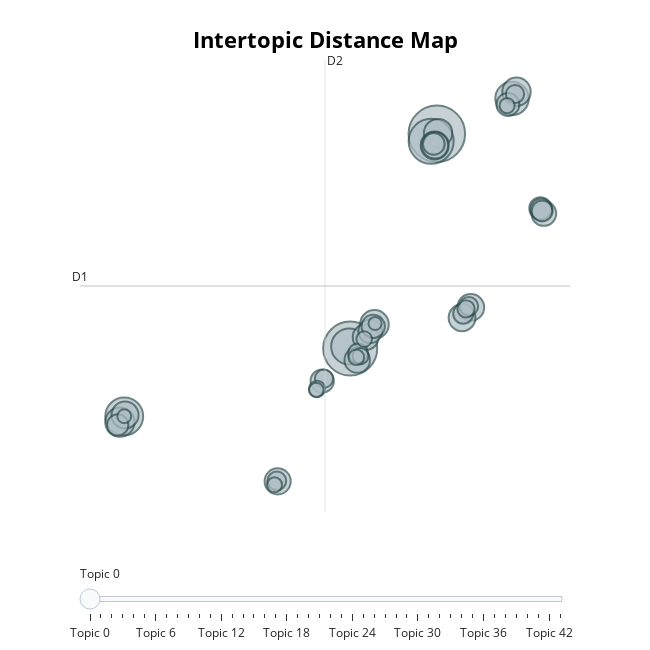

Source (notebook cell):
### Code cell
topic_model.visualize_topics()

### Figure 1 — Plotly figure (JSON) as saved in the notebook; plotly's stock layout.template omitted (floating-point values rounded to 4 significant figures; data arrays with more than 128 entries replaced by an {"elided": "..."} marker saying what was removed)
{"data": [{"customdata": {"elided": "44x3 mixed values"}, "hovertemplate": "<b>Topic %{customdata[0]}</b><br>Words: %{customdata[1]}<br>Size: %{customdata[2]}", "legendgroup": "", "marker": {"color": "#B0BEC5", "line": {"color": "DarkSlateGrey", "width": 2}, "size": [183, 167, 116, 82, 74, 64, 49, 47, 46, 46, 45, 42, 41, 41, 40, 39, 38, 37, 35, 32, 31, 31, 30, 28, 27, 27, 26, 25, 23, 22, 20, 20, 19, 19, 17, 15, 15, 14, 14, 13, 13, 12, 11, 10], "sizemode": "area", "sizeref": 0.1144, "symbol": "circle"}, "mode": "markers", "name": "", "orientation": "v", "showlegend": false, "type": "scatter", "x": [5.474, -1.529, 5.015, -19.8, -1.615, 11.56, -20.15, 0.4303, 11.91, 5.576, 5.3, -19.73, 8.219, 7.512, 5.319, -7.393, -0.282, -0.9628, 14.12, 0.08813, -3.792, 0.3321, 11.22, 13.84, 13.91, 5.227, -20.32, 13.99, 7.606, -0.8987, 8.062, -7.458, -3.65, 11.79, 7.831, -0.6887, -4.202, -0.3995, -1.037, -7.646, 11.16, -4.271, -19.8, 0.4809], "xaxis": "x", "y": [8.973, -2.398, 8.576, -5.988, -2.286, 10.84, -6.294, -1.12, 11.2, 9.014, 8.356, -5.918, -0.2194, -0.7665, 8.369, -9.432, -1.797, -3.012, 4.756, -1.48, -4.119, -1.221, 10.53, 5.034, 4.968, 8.438, -6.443, 4.888, -0.5542, -2.646, -0.1597, -9.406, -3.994, 11.08, -0.295, -2.798, -4.529, -1.899, -2.861, -9.613, 10.47, -4.589, -5.983, -1.071], "yaxis": "y"}], "layout": {"annotations": [{"showarrow": false, "text": "D1", "x": -23.37, "y": 0.9143, "yshift": 10}, {"showarrow": false, "text": "D2", "x": -3.567, "xshift": 10, "y": 12.88}], "height": 650, "hoverlabel": {"bgcolor": "white", "font": {"family": "Rockwell", "size": 16}}, "legend": {"itemsizing": "constant", "tracegroupgap": 0}, "margin": {"t": 60}, "shapes": [{"line": {"color": "#CFD8DC", "width": 2}, "type": "line", "x0": -3.567, "x1": -3.567, "y0": -11.05, "y1": 12.88}, {"line": {"color": "#9E9E9E", "width": 2}, "type": "line", "x0": -23.37, "x1": 16.24, "y0": 0.9143, "y1": 0.9143}], "sliders": [{"active": 0, "pad": {"t": 50}, "steps": [{"args": [{"marker.color": [["red", "#B0BEC5", "#B0BEC5", "#B0BEC5", "#B0BEC5", "#B0BEC5", "#B0BEC5", "#B0BEC5", "#B0BEC5", "#B0BEC5", "#B0BEC5", "#B0BEC5", "#B0BEC5", "#B0BEC5", "#B0BEC5", "#B0BEC5", "#B0BEC5", "#B0BEC5", "#B0BEC5", "#B0BEC5", "#B0BEC5", "#B0BEC5", "#B0BEC5", "#B0BEC5", "#B0BEC5", "#B0BEC5", "#B0BEC5", "#B0BEC5", "#B0BEC5", "#B0BEC5", "#B0BEC5", "#B0BEC5", "#B0BEC5", "#B0BEC5", "#B0BEC5", "#B0BEC5", "#B0BEC5", "#B0BEC5", "#B0BEC5", "#B0BEC5", "#B0BEC5", "#B0BEC5", "#B0BEC5", "#B0BEC5"]]}], "label": "Topic 0", "method": "update"}, {"args": [{"marker.color": [["#B0BEC5", "red", "#B0BEC5", "#B0BEC5", "#B0BEC5", "#B0BEC5", "#B0BEC5", "#B0BEC5", "#B0BEC5", "#B0BEC5", "#B0BEC5", "#B0BEC5", "#B0BEC5", "#B0BEC5", "#B0BEC5", "#B0BEC5", "#B0BEC5", "#B0BEC5", "#B0BEC5", "#B0BEC5", "#B0BEC5", "#B0BEC5", "#B0BEC5", "#B0BEC5", "#B0BEC5", "#B0BEC5", "#B0BEC5", "#B0BEC5", "#B0BEC5", "#B0BEC5", "#B0BEC5", "#B0BEC5", "#B0BEC5", "#B0BEC5", "#B0BEC5", "#B0BEC5", "#B0BEC5", "#B0BEC5", "#B0BEC5", "#B0BEC5", "#B0BEC5", "#B0BEC5", "#B0BEC5", "#B0BEC5"]]}], "label": "Topic 1", "method": "update"}, {"args": [{"marker.color": [["#B0BEC5", "#B0BEC5", "red", "#B0BEC5", "#B0BEC5", "#B0BEC5", "#B0BEC5", "#B0BEC5", "#B0BEC5", "#B0BEC5", "#B0BEC5", "#B0BEC5", "#B0BEC5", "#B0BEC5", "#B0BEC5", "#B0BEC5", "#B0BEC5", "#B0BEC5", "#B0BEC5", "#B0BEC5", "#B0BEC5", "#B0BEC5", "#B0BEC5", "#B0BEC5", "#B0BEC5", "#B0BEC5", "#B0BEC5", "#B0BEC5", "#B0BEC5", "#B0BEC5", "#B0BEC5", "#B0BEC5", "#B0BEC5", "#B0BEC5", "#B0BEC5", "#B0BEC5", "#B0BEC5", "#B0BEC5", "#B0BEC5", "#B0BEC5", "#B0BEC5", "#B0BEC5", "#B0BEC5", "#B0BEC5"]]}], "label": "Topic 2", "method": "update"}, {"args": [{"marker.color": [["#B0BEC5", "#B0BEC5", "#B0BEC5", "red", "#B0BEC5", "#B0BEC5", "#B0BEC5", "#B0BEC5", "#B0BEC5", "#B0BEC5", "#B0BEC5", "#B0BEC5", "#B0BEC5", "#B0BEC5", "#B0BEC5", "#B0BEC5", "#B0BEC5", "#B0BEC5", "#B0BEC5", "#B0BEC5", "#B0BEC5", "#B0BEC5", "#B0BEC5", "#B0BEC5", "#B0BEC5", "#B0BEC5", "#B0BEC5", "#B0BEC5", "#B0BEC5", "#B0BEC5", "#B0BEC5", "#B0BEC5", "#B0BEC5", "#B0BEC5", "#B0BEC5", "#B0BEC5", "#B0BEC5", "#B0BEC5", "#B0BEC5", "#B0BEC5", "#B0BEC5", "#B0BEC5", "#B0BEC5", "#B0BEC5"]]}], "label": "Topic 3", "method": "update"}, {"args": [{"marker.color": [["#B0BEC5", "#B0BEC5", "#B0BEC5", "#B0BEC5", "red", "#B0BEC5", "#B0BEC5", "#B0BEC5", "#B0BEC5", "#B0BEC5", "#B0BEC5", "#B0BEC5", "#B0BEC5", "#B0BEC5", "#B0BEC5", "#B0BEC5", "#B0BEC5", "#B0BEC5", "#B0BEC5", "#B0BEC5", "#B0BEC5", "#B0BEC5", "#B0BEC5", "#B0BEC5", "#B0BEC5", "#B0BEC5", "#B0BEC5", "#B0BEC5", "#B0BEC5", "#B0BEC5", "#B0BEC5", "#B0BEC5", "#B0BEC5", "#B0BEC5", "#B0BEC5", "#B0BEC5", "#B0BEC5", "#B0BEC5", "#B0BEC5", "#B0BEC5", "#B0BEC5", "#B0BEC5", "#B0BEC5", "#B0BEC5"]]}], "label": "Topic 4", "method": "update"}, {"args": [{"marker.color": [["#B0BEC5", "#B0BEC5", "#B0BEC5", "#B0BEC5", "#B0BEC5", "red", "#B0BEC5", "#B0BEC5", "#B0BEC5", "#B0BEC5", "#B0BEC5", "#B0BEC5", "#B0BEC5", "#B0BEC5", "#B0BEC5", "#B0BEC5", "#B0BEC5", "#B0BEC5", "#B0BEC5", "#B0BEC5", "#B0BEC5", "#B0BEC5", "#B0BEC5", "#B0BEC5", "#B0BEC5", "#B0BEC5", "#B0BEC5", "#B0BEC5", "#B0BEC5", "#B0BEC5", "#B0BEC5", "#B0BEC5", "#B0BEC5", "#B0BEC5", "#B0BEC5", "#B0BEC5", "#B0BEC5", "#B0BEC5", "#B0BEC5", "#B0BEC5", "#B0BEC5", "#B0BEC5", "#B0BEC5", "#B0BEC5"]]}], "label": "Topic 5", "method": "update"}, {"args": [{"marker.color": [["#B0BEC5", "#B0BEC5", "#B0BEC5", "#B0BEC5", "#B0BEC5", "#B0BEC5", "red", "#B0BEC5", "#B0BEC5", "#B0BEC5", "#B0BEC5", "#B0BEC5", "#B0BEC5", "#B0BEC5", "#B0BEC5", "#B0BEC5", "#B0BEC5", "#B0BEC5", "#B0BEC5", "#B0BEC5", "#B0BEC5", "#B0BEC5", "#B0BEC5", "#B0BEC5", "#B0BEC5", "#B0BEC5", "#B0BEC5", "#B0BEC5", "#B0BEC5", "#B0BEC5", "#B0BEC5", "#B0BEC5", "#B0BEC5", "#B0BEC5", "#B0BEC5", "#B0BEC5", "#B0BEC5", "#B0BEC5", "#B0BEC5", "#B0BEC5", "#B0BEC5", "#B0BEC5", "#B0BEC5", "#B0BEC5"]]}], "label": "Topic 6", "method": "update"}, {"args": [{"marker.color": [["#B0BEC5", "#B0BEC5", "#B0BEC5", "#B0BEC5", "#B0BEC5", "#B0BEC5", "#B0BEC5", "red", "#B0BEC5", "#B0BEC5", "#B0BEC5", "#B0BEC5", "#B0BEC5", "#B0BEC5", "#B0BEC5", "#B0BEC5", "#B0BEC5", "#B0BEC5", "#B0BEC5", "#B0BEC5", "#B0BEC5", "#B0BEC5", "#B0BEC5", "#B0BEC5", "#B0BEC5", "#B0BEC5", "#B0BEC5", "#B0BEC5", "#B0BEC5", "#B0BEC5", "#B0BEC5", "#B0BEC5", "#B0BEC5", "#B0BEC5", "#B0BEC5", "#B0BEC5", "#B0BEC5", "#B0BEC5", "#B0BEC5", "#B0BEC5", "#B0BEC5", "#B0BEC5", "#B0BEC5", "#B0BEC5"]]}], "label": "Topic 7", "method": "update"}, {"args": [{"marker.color": [["#B0BEC5", "#B0BEC5", "#B0BEC5", "#B0BEC5", "#B0BEC5", "#B0BEC5", "#B0BEC5", "#B0BEC5", "red", "#B0BEC5", "#B0BEC5", "#B0BEC5", "#B0BEC5", "#B0BEC5", "#B0BEC5", "#B0BEC5", "#B0BEC5", "#B0BEC5", "#B0BEC5", "#B0BEC5", "#B0BEC5", "#B0BEC5", "#B0BEC5", "#B0BEC5", "#B0BEC5", "#B0BEC5", "#B0BEC5", "#B0BEC5", "#B0BEC5", "#B0BEC5", "#B0BEC5", "#B0BEC5", "#B0BEC5", "#B0BEC5", "#B0BEC5", "#B0BEC5", "#B0BEC5", "#B0BEC5", "#B0BEC5", "#B0BEC5", "#B0BEC5", "#B0BEC5", "#B0BEC5", "#B0BEC5"]]}], "label": "Topic 8", "method": "update"}, {"args": [{"marker.color": [["#B0BEC5", "#B0BEC5", "#B0BEC5", "#B0BEC5", "#B0BEC5", "#B0BEC5", "#B0BEC5", "#B0BEC5", "#B0BEC5", "red", "#B0BEC5", "#B0BEC5", "#B0BEC5", "#B0BEC5", "#B0BEC5", "#B0BEC5", "#B0BEC5", "#B0BEC5", "#B0BEC5", "#B0BEC5", "#B0BEC5", "#B0BEC5", "#B0BEC5", "#B0BEC5", "#B0BEC5", "#B0BEC5", "#B0BEC5", "#B0BEC5", "#B0BEC5", "#B0BEC5", "#B0BEC5", "#B0BEC5", "#B0BEC5", "#B0BEC5", "#B0BEC5", "#B0BEC5", "#B0BEC5", "#B0BEC5", "#B0BEC5", "#B0BEC5", "#B0BEC5", "#B0BEC5", "#B0BEC5", "#B0BEC5"]]}], "label": "Topic 9", "method": "update"}, {"args": [{"marker.color": [["#B0BEC5", "#B0BEC5", "#B0BEC5", "#B0BEC5", "#B0BEC5", "#B0BEC5", "#B0BEC5", "#B0BEC5", "#B0BEC5", "#B0BEC5", "red", "#B0BEC5", "#B0BEC5", "#B0BEC5", "#B0BEC5", "#B0BEC5", "#B0BEC5", "#B0BEC5", "#B0BEC5", "#B0BEC5", "#B0BEC5", "#B0BEC5", "#B0BEC5", "#B0BEC5", "#B0BEC5", "#B0BEC5", "#B0BEC5", "#B0BEC5", "#B0BEC5", "#B0BEC5", "#B0BEC5", "#B0BEC5", "#B0BEC5", "#B0BEC5", "#B0BEC5", "#B0BEC5", "#B0BEC5", "#B0BEC5", "#B0BEC5", "#B0BEC5", "#B0BEC5", "#B0BEC5", "#B0BEC5", "#B0BEC5"]]}], "label": "Topic 10", "method": "update"}, {"args": [{"marker.color": [["#B0BEC5", "#B0BEC5", "#B0BEC5", "#B0BEC5", "#B0BEC5", "#B0BEC5", "#B0BEC5", "#B0BEC5", "#B0BEC5", "#B0BEC5", "#B0BEC5", "red", "#B0BEC5", "#B0BEC5", "#B0BEC5", "#B0BEC5", "#B0BEC5", "#B0BEC5", "#B0BEC5", "#B0BEC5", "#B0BEC5", "#B0BEC5", "#B0BEC5", "#B0BEC5", "#B0BEC5", "#B0BEC5", "#B0BEC5", "#B0BEC5", "#B0BEC5", "#B0BEC5", "#B0BEC5", "#B0BEC5", "#B0BEC5", "#B0BEC5", "#B0BEC5", "#B0BEC5", "#B0BEC5", "#B0BEC5", "#B0BEC5", "#B0BEC5", "#B0BEC5", "#B0BEC5", "#B0BEC5", "#B0BEC5"]]}], "label": "Topic 11", "method": "update"}, {"args": [{"marker.color": [["#B0BEC5", "#B0BEC5", "#B0BEC5", "#B0BEC5", "#B0BEC5", "#B0BEC5", "#B0BEC5", "#B0BEC5", "#B0BEC5", "#B0BEC5", "#B0BEC5", "#B0BEC5", "red", "#B0BEC5", "#B0BEC5", "#B0BEC5", "#B0BEC5", "#B0BEC5", "#B0BEC5", "#B0BEC5", "#B0BEC5", "#B0BEC5", "#B0BEC5", "#B0BEC5", "#B0BEC5", "#B0BEC5", "#B0BEC5", "#B0BEC5", "#B0BEC5", "#B0BEC5", "#B0BEC5", "#B0BEC5", "#B0BEC5", "#B0BEC5", "#B0BEC5", "#B0BEC5", "#B0BEC5", "#B0BEC5", "#B0BEC5", "#B0BEC5", "#B0BEC5", "#B0BEC5", "#B0BEC5", "#B0BEC5"]]}], "label": "Topic 12", "method": "update"}, {"args": [{"marker.color": [["#B0BEC5", "#B0BEC5", "#B0BEC5", "#B0BEC5", "#B0BEC5", "#B0BEC5", "#B0BEC5", "#B0BEC5", "#B0BEC5", "#B0BEC5", "#B0BEC5", "#B0BEC5", "#B0BEC5", "red", "#B0BEC5", "#B0BEC5", "#B0BEC5", "#B0BEC5", "#B0BEC5", "#B0BEC5", "#B0BEC5", "#B0BEC5", "#B0BEC5", "#B0BEC5", "#B0BEC5", "#B0BEC5", "#B0BEC5", "#B0BEC5", "#B0BEC5", "#B0BEC5", "#B0BEC5", "#B0BEC5", "#B0BEC5", "#B0BEC5", "#B0BEC5", "#B0BEC5", "#B0BEC5", "#B0BEC5", "#B0BEC5", "#B0BEC5", "#B0BEC5", "#B0BEC5", "#B0BEC5", "#B0BEC5"]]}], "label": "Topic 13", "method": "update"}, {"args": [{"marker.color": [["#B0BEC5", "#B0BEC5", "#B0BEC5", "#B0BEC5", "#B0BEC5", "#B0BEC5", "#B0BEC5", "#B0BEC5", "#B0BEC5", "#B0BEC5", "#B0BEC5", "#B0BEC5", "#B0BEC5", "#B0BEC5", "red", "#B0BEC5", "#B0BEC5", "#B0BEC5", "#B0BEC5", "#B0BEC5", "#B0BEC5", "#B0BEC5", "#B0BEC5", "#B0BEC5", "#B0BEC5", "#B0BEC5", "#B0BEC5", "#B0BEC5", "#B0BEC5", "#B0BEC5", "#B0BEC5", "#B0BEC5", "#B0BEC5", "#B0BEC5", "#B0BEC5", "#B0BEC5", "#B0BEC5", "#B0BEC5", "#B0BEC5", "#B0BEC5", "#B0BEC5", "#B0BEC5", "#B0BEC5", "#B0BEC5"]]}], "label": "Topic 14", "method": "update"}, {"args": [{"marker.color": [["#B0BEC5", "#B0BEC5", "#B0BEC5", "#B0BEC5", "#B0BEC5", "#B0BEC5", "#B0BEC5", "#B0BEC5", "#B0BEC5", "#B0BEC5", "#B0BEC5", "#B0BEC5", "#B0BEC5", "#B0BEC5", "#B0BEC5", "red", "#B0BEC5", "#B0BEC5", "#B0BEC5", "#B0BEC5", "#B0BEC5", "#B0BEC5", "#B0BEC5", "#B0BEC5", "#B0BEC5", "#B0BEC5", "#B0BEC5", "#B0BEC5", "#B0BEC5", "#B0BEC5", "#B0BEC5", "#B0BEC5", "#B0BEC5", "#B0BEC5", "#B0BEC5", "#B0BEC5", "#B0BEC5", "#B0BEC5", "#B0BEC5", "#B0BEC5", "#B0BEC5", "#B0BEC5", "#B0BEC5", "#B0BEC5"]]}], "label": "Topic 15", "method": "update"}, {"args": [{"marker.color": [["#B0BEC5", "#B0BEC5", "#B0BEC5", "#B0BEC5", "#B0BEC5", "#B0BEC5", "#B0BEC5", "#B0BEC5", "#B0BEC5", "#B0BEC5", "#B0BEC5", "#B0BEC5", "#B0BEC5", "#B0BEC5", "#B0BEC5", "#B0BEC5", "red", "#B0BEC5", "#B0BEC5", "#B0BEC5", "#B0BEC5", "#B0BEC5", "#B0BEC5", "#B0BEC5", "#B0BEC5", "#B0BEC5", "#B0BEC5", "#B0BEC5", "#B0BEC5", "#B0BEC5", "#B0BEC5", "#B0BEC5", "#B0BEC5", "#B0BEC5", "#B0BEC5", "#B0BEC5", "#B0BEC5", "#B0BEC5", "#B0BEC5", "#B0BEC5", "#B0BEC5", "#B0BEC5", "#B0BEC5", "#B0BEC5"]]}], "label": "Topic 16", "method": "update"}, {"args": [{"marker.color": [["#B0BEC5", "#B0BEC5", "#B0BEC5", "#B0BEC5", "#B0BEC5", "#B0BEC5", "#B0BEC5", "#B0BEC5", "#B0BEC5", "#B0BEC5", "#B0BEC5", "#B0BEC5", "#B0BEC5", "#B0BEC5", "#B0BEC5", "#B0BEC5", "#B0BEC5", "red", "#B0BEC5", "#B0BEC5", "#B0BEC5", "#B0BEC5", "#B0BEC5", "#B0BEC5", "#B0BEC5", "#B0BEC5", "#B0BEC5", "#B0BEC5", "#B0BEC5", "#B0BEC5", "#B0BEC5", "#B0BEC5", "#B0BEC5", "#B0BEC5", "#B0BEC5", "#B0BEC5", "#B0BEC5", "#B0BEC5", "#B0BEC5", "#B0BEC5", "#B0BEC5", "#B0BEC5", "#B0BEC5", "#B0BEC5"]]}], "label": "Topic 17", "method": "update"}, {"args": [{"marker.color": [["#B0BEC5", "#B0BEC5", "#B0BEC5", "#B0BEC5", "#B0BEC5", "#B0BEC5", "#B0BEC5", "#B0BEC5", "#B0BEC5", "#B0BEC5", "#B0BEC5", "#B0BEC5", "#B0BEC5", "#B0BEC5", "#B0BEC5", "#B0BEC5", "#B0BEC5", "#B0BEC5", "red", "#B0BEC5", "#B0BEC5", "#B0BEC5", "#B0BEC5", "#B0BEC5", "#B0BEC5", "#B0BEC5", "#B0BEC5", "#B0BEC5", "#B0BEC5", "#B0BEC5", "#B0BEC5", "#B0BEC5", "#B0BEC5", "#B0BEC5", "#B0BEC5", "#B0BEC5", "#B0BEC5", "#B0BEC5", "#B0BEC5", "#B0BEC5", "#B0BEC5", "#B0BEC5", "#B0BEC5", "#B0BEC5"]]}], "label": "Topic 18", "method": "update"}, {"args": [{"marker.color": [["#B0BEC5", "#B0BEC5", "#B0BEC5", "#B0BEC5", "#B0BEC5", "#B0BEC5", "#B0BEC5", "#B0BEC5", "#B0BEC5", "#B0BEC5", "#B0BEC5", "#B0BEC5", "#B0BEC5", "#B0BEC5", "#B0BEC5", "#B0BEC5", "#B0BEC5", "#B0BEC5", "#B0BEC5", "red", "#B0BEC5", "#B0BEC5", "#B0BEC5", "#B0BEC5", "#B0BEC5", "#B0BEC5", "#B0BEC5", "#B0BEC5", "#B0BEC5", "#B0BEC5", "#B0BEC5", "#B0BEC5", "#B0BEC5", "#B0BEC5", "#B0BEC5", "#B0BEC5", "#B0BEC5", "#B0BEC5", "#B0BEC5", "#B0BEC5", "#B0BEC5", "#B0BEC5", "#B0BEC5", "#B0BEC5"]]}], "label": "Topic 19", "method": "update"}, {"args": [{"marker.color": [["#B0BEC5", "#B0BEC5", "#B0BEC5", "#B0BEC5", "#B0BEC5", "#B0BEC5", "#B0BEC5", "#B0BEC5", "#B0BEC5", "#B0BEC5", "#B0BEC5", "#B0BEC5", "#B0BEC5", "#B0BEC5", "#B0BEC5", "#B0BEC5", "#B0BEC5", "#B0BEC5", "#B0BEC5", "#B0BEC5", "red", "#B0BEC5", "#B0BEC5", "#B0BEC5", "#B0BEC5", "#B0BEC5", "#B0BEC5", "#B0BEC5", "#B0BEC5", "#B0BEC5", "#B0BEC5", "#B0BEC5", "#B0BEC5", "#B0BEC5", "#B0BEC5", "#B0BEC5", "#B0BEC5", "#B0BEC5", "#B0BEC5", "#B0BEC5", "#B0BEC5", "#B0BEC5", "#B0BEC5", "#B0BEC5"]]}], "label": "Topic 20", "method": "update"}, {"args": [{"marker.color": [["#B0BEC5", "#B0BEC5", "#B0BEC5", "#B0BEC5", "#B0BEC5", "#B0BEC5", "#B0BEC5", "#B0BEC5", "#B0BEC5", "#B0BEC5", "#B0BEC5", "#B0BEC5", "#B0BEC5", "#B0BEC5", "#B0BEC5", "#B0BEC5", "#B0BEC5", "#B0BEC5", "#B0BEC5", "#B0BEC5", "#B0BEC5", "red", "#B0BEC5", "#B0BEC5", "#B0BEC5", "#B0BEC5", "#B0BEC5", "#B0BEC5", "#B0BEC5", "#B0BEC5", "#B0BEC5", "#B0BEC5", "#B0BEC5", "#B0BEC5", "#B0BEC5", "#B0BEC5", "#B0BEC5", "#B0BEC5", "#B0BEC5", "#B0BEC5", "#B0BEC5", "#B0BEC5", "#B0BEC5", "#B0BEC5"]]}], "label": "Topic 21", "method": "update"}, {"args": [{"marker.color": [["#B0BEC5", "#B0BEC5", "#B0BEC5", "#B0BEC5", "#B0BEC5", "#B0BEC5", "#B0BEC5", "#B0BEC5", "#B0BEC5", "#B0BEC5", "#B0BEC5", "#B0BEC5", "#B0BEC5", "#B0BEC5", "#B0BEC5", "#B0BEC5", "#B0BEC5", "#B0BEC5", "#B0BEC5", "#B0BEC5", "#B0BEC5", "#B0BEC5", "red", "#B0BEC5", "#B0BEC5", "#B0BEC5", "#B0BEC5", "#B0BEC5", "#B0BEC5", "#B0BEC5", "#B0BEC5", "#B0BEC5", "#B0BEC5", "#B0BEC5", "#B0BEC5", "#B0BEC5", "#B0BEC5", "#B0BEC5", "#B0BEC5", "#B0BEC5", "#B0BEC5", "#B0BEC5", "#B0BEC5", "#B0BEC5"]]}], "label": "Topic 22", "method": "update"}, {"args": [{"marker.color": [["#B0BEC5", "#B0BEC5", "#B0BEC5", "#B0BEC5", "#B0BEC5", "#B0BEC5", "#B0BEC5", "#B0BEC5", "#B0BEC5", "#B0BEC5", "#B0BEC5", "#B0BEC5", "#B0BEC5", "#B0BEC5", "#B0BEC5", "#B0BEC5", "#B0BEC5", "#B0BEC5", "#B0BEC5", "#B0BEC5", "#B0BEC5", "#B0BEC5", "#B0BEC5", "red", "#B0BEC5", "#B0BEC5", "#B0BEC5", "#B0BEC5", "#B0BEC5", "#B0BEC5", "#B0BEC5", "#B0BEC5", "#B0BEC5", "#B0BEC5", "#B0BEC5", "#B0BEC5", "#B0BEC5", "#B0BEC5", "#B0BEC5", "#B0BEC5", "#B0BEC5", "#B0BEC5", "#B0BEC5", "#B0BEC5"]]}], "label": "Topic 23", "method": "update"}, {"args": [{"marker.color": [["#B0BEC5", "#B0BEC5", "#B0BEC5", "#B0BEC5", "#B0BEC5", "#B0BEC5", "#B0BEC5", "#B0BEC5", "#B0BEC5", "#B0BEC5", "#B0BEC5", "#B0BEC5", "#B0BEC5", "#B0BEC5", "#B0BEC5", "#B0BEC5", "#B0BEC5", "#B0BEC5", "#B0BEC5", "#B0BEC5", "#B0BEC5", "#B0BEC5", "#B0BEC5", "#B0BEC5", "red", "#B0BEC5", "#B0BEC5", "#B0BEC5", "#B0BEC5", "#B0BEC5", "#B0BEC5", "#B0BEC5", "#B0BEC5", "#B0BEC5", "#B0BEC5", "#B0BEC5", "#B0BEC5", "#B0BEC5", "#B0BEC5", "#B0BEC5", "#B0BEC5", "#B0BEC5", "#B0BEC5", "#B0BEC5"]]}], "label": "Topic 24", "method": "update"}, {"args": [{"marker.color": [["#B0BEC5", "#B0BEC5", "#B0BEC5", "#B0BEC5", "#B0BEC5", "#B0BEC5", "#B0BEC5", "#B0BEC5", "#B0BEC5", "#B0BEC5", "#B0BEC5", "#B0BEC5", "#B0BEC5", "#B0BEC5", "#B0BEC5", "#B0BEC5", "#B0BEC5", "#B0BEC5", "#B0BEC5", "#B0BEC5", "#B0BEC5", "#B0BEC5", "#B0BEC5", "#B0BEC5", "#B0BEC5", "red", "#B0BEC5", "#B0BEC5", "#B0BEC5", "#B0BEC5", "#B0BEC5", "#B0BEC5", "#B0BEC5", "#B0BEC5", "#B0BEC5", "#B0BEC5", "#B0BEC5", "#B0BEC5", "#B0BEC5", "#B0BEC5", "#B0BEC5", "#B0BEC5", "#B0BEC5", "#B0BEC5"]]}], "label": "Topic 25", "method": "update"}, {"args": [{"marker.color": [["#B0BEC5", "#B0BEC5", "#B0BEC5", "#B0BEC5", "#B0BEC5", "#B0BEC5", "#B0BEC5", "#B0BEC5", "#B0BEC5", "#B0BEC5", "#B0BEC5", "#B0BEC5", "#B0BEC5", "#B0BEC5", "#B0BEC5", "#B0BEC5", "#B0BEC5", "#B0BEC5", "#B0BEC5", "#B0BEC5", "#B0BEC5", "#B0BEC5", "#B0BEC5", "#B0BEC5", "#B0BEC5", "#B0BEC5", "red", "#B0BEC5", "#B0BEC5", "#B0BEC5", "#B0BEC5", "#B0BEC5", "#B0BEC5", "#B0BEC5", "#B0BEC5", "#B0BEC5", "#B0BEC5", "#B0BEC5", "#B0BEC5", "#B0BEC5", "#B0BEC5", "#B0BEC5", "#B0BEC5", "#B0BEC5"]]}], "label": "Topic 26", "method": "update"}, {"args": [{"marker.color": [["#B0BEC5", "#B0BEC5", "#B0BEC5", "#B0BEC5", "#B0BEC5", "#B0BEC5", "#B0BEC5", "#B0BEC5", "#B0BEC5", "#B0BEC5", "#B0BEC5", "#B0BEC5", "#B0BEC5", "#B0BEC5", "#B0BEC5", "#B0BEC5", "#B0BEC5", "#B0BEC5", "#B0BEC5", "#B0BEC5", "#B0BEC5", "#B0BEC5", "#B0BEC5", "#B0BEC5", "#B0BEC5", "#B0BEC5", "#B0BEC5", "red", "#B0BEC5", "#B0BEC5", "#B0BEC5", "#B0BEC5", "#B0BEC5", "#B0BEC5", "#B0BEC5", "#B0BEC5", "#B0BEC5", "#B0BEC5", "#B0BEC5", "#B0BEC5", "#B0BEC5", "#B0BEC5", "#B0BEC5", "#B0BEC5"]]}], "label": "Topic 27", "method": "update"}, {"args": [{"marker.color": [["#B0BEC5", "#B0BEC5", "#B0BEC5", "#B0BEC5", "#B0BEC5", "#B0BEC5", "#B0BEC5", "#B0BEC5", "#B0BEC5", "#B0BEC5", "#B0BEC5", "#B0BEC5", "#B0BEC5", "#B0BEC5", "#B0BEC5", "#B0BEC5", "#B0BEC5", "#B0BEC5", "#B0BEC5", "#B0BEC5", "#B0BEC5", "#B0BEC5", "#B0BEC5", "#B0BEC5", "#B0BEC5", "#B0BEC5", "#B0BEC5", "#B0BEC5", "red", "#B0BEC5", "#B0BEC5", "#B0BEC5", "#B0BEC5", "#B0BEC5", "#B0BEC5", "#B0BEC5", "#B0BEC5", "#B0BEC5", "#B0BEC5", "#B0BEC5", "#B0BEC5", "#B0BEC5", "#B0BEC5", "#B0BEC5"]]}], "label": "Topic 28", "method": "update"}, {"args": [{"marker.color": [["#B0BEC5", "#B0BEC5", "#B0BEC5", "#B0BEC5", "#B0BEC5", "#B0BEC5", "#B0BEC5", "#B0BEC5", "#B0BEC5", "#B0BEC5", "#B0BEC5", "#B0BEC5", "#B0BEC5", "#B0BEC5", "#B0BEC5", "#B0BEC5", "#B0BEC5", "#B0BEC5", "#B0BEC5", "#B0BEC5", "#B0BEC5", "#B0BEC5", "#B0BEC5", "#B0BEC5", "#B0BEC5", "#B0BEC5", "#B0BEC5", "#B0BEC5", "#B0BEC5", "red", "#B0BEC5", "#B0BEC5", "#B0BEC5", "#B0BEC5", "#B0BEC5", "#B0BEC5", "#B0BEC5", "#B0BEC5", "#B0BEC5", "#B0BEC5", "#B0BEC5", "#B0BEC5", "#B0BEC5", "#B0BEC5"]]}], "label": "Topic 29", "method": "update"}, {"args": [{"marker.color": [["#B0BEC5", "#B0BEC5", "#B0BEC5", "#B0BEC5", "#B0BEC5", "#B0BEC5", "#B0BEC5", "#B0BEC5", "#B0BEC5", "#B0BEC5", "#B0BEC5", "#B0BEC5", "#B0BEC5", "#B0BEC5", "#B0BEC5", "#B0BEC5", "#B0BEC5", "#B0BEC5", "#B0BEC5", "#B0BEC5", "#B0BEC5", "#B0BEC5", "#B0BEC5", "#B0BEC5", "#B0BEC5", "#B0BEC5", "#B0BEC5", "#B0BEC5", "#B0BEC5", "#B0BEC5", "red", "#B0BEC5", "#B0BEC5", "#B0BEC5", "#B0BEC5", "#B0BEC5", "#B0BEC5", "#B0BEC5", "#B0BEC5", "#B0BEC5", "#B0BEC5", "#B0BEC5", "#B0BEC5", "#B0BEC5"]]}], "label": "Topic 30", "method": "update"}, {"args": [{"marker.color": [["#B0BEC5", "#B0BEC5", "#B0BEC5", "#B0BEC5", "#B0BEC5", "#B0BEC5", "#B0BEC5", "#B0BEC5", "#B0BEC5", "#B0BEC5", "#B0BEC5", "#B0BEC5", "#B0BEC5", "#B0BEC5", "#B0BEC5", "#B0BEC5", "#B0BEC5", "#B0BEC5", "#B0BEC5", "#B0BEC5", "#B0BEC5", "#B0BEC5", "#B0BEC5", "#B0BEC5", "#B0BEC5", "#B0BEC5", "#B0BEC5", "#B0BEC5", "#B0BEC5", "#B0BEC5", "#B0BEC5", "red", "#B0BEC5", "#B0BEC5", "#B0BEC5", "#B0BEC5", "#B0BEC5", "#B0BEC5", "#B0BEC5", "#B0BEC5", "#B0BEC5", "#B0BEC5", "#B0BEC5", "#B0BEC5"]]}], "label": "Topic 31", "method": "update"}, {"args": [{"marker.color": [["#B0BEC5", "#B0BEC5", "#B0BEC5", "#B0BEC5", "#B0BEC5", "#B0BEC5", "#B0BEC5", "#B0BEC5", "#B0BEC5", "#B0BEC5", "#B0BEC5", "#B0BEC5", "#B0BEC5", "#B0BEC5", "#B0BEC5", "#B0BEC5", "#B0BEC5", "#B0BEC5", "#B0BEC5", "#B0BEC5", "#B0BEC5", "#B0BEC5", "#B0BEC5", "#B0BEC5", "#B0BEC5", "#B0BEC5", "#B0BEC5", "#B0BEC5", "#B0BEC5", "#B0BEC5", "#B0BEC5", "#B0BEC5", "red", "#B0BEC5", "#B0BEC5", "#B0BEC5", "#B0BEC5", "#B0BEC5", "#B0BEC5", "#B0BEC5", "#B0BEC5", "#B0BEC5", "#B0BEC5", "#B0BEC5"]]}], "label": "Topic 32", "method": "update"}, {"args": [{"marker.color": [["#B0BEC5", "#B0BEC5", "#B0BEC5", "#B0BEC5", "#B0BEC5", "#B0BEC5", "#B0BEC5", "#B0BEC5", "#B0BEC5", "#B0BEC5", "#B0BEC5", "#B0BEC5", "#B0BEC5", "#B0BEC5", "#B0BEC5", "#B0BEC5", "#B0BEC5", "#B0BEC5", "#B0BEC5", "#B0BEC5", "#B0BEC5", "#B0BEC5", "#B0BEC5", "#B0BEC5", "#B0BEC5", "#B0BEC5", "#B0BEC5", "#B0BEC5", "#B0BEC5", "#B0BEC5", "#B0BEC5", "#B0BEC5", "#B0BEC5", "red", "#B0BEC5", "#B0BEC5", "#B0BEC5", "#B0BEC5", "#B0BEC5", "#B0BEC5", "#B0BEC5", "#B0BEC5", "#B0BEC5", "#B0BEC5"]]}], "label": "Topic 33", "method": "update"}, {"args": [{"marker.color": [["#B0BEC5", "#B0BEC5", "#B0BEC5", "#B0BEC5", "#B0BEC5", "#B0BEC5", "#B0BEC5", "#B0BEC5", "#B0BEC5", "#B0BEC5", "#B0BEC5", "#B0BEC5", "#B0BEC5", "#B0BEC5", "#B0BEC5", "#B0BEC5", "#B0BEC5", "#B0BEC5", "#B0BEC5", "#B0BEC5", "#B0BEC5", "#B0BEC5", "#B0BEC5", "#B0BEC5", "#B0BEC5", "#B0BEC5", "#B0BEC5", "#B0BEC5", "#B0BEC5", "#B0BEC5", "#B0BEC5", "#B0BEC5", "#B0BEC5", "#B0BEC5", "red", "#B0BEC5", "#B0BEC5", "#B0BEC5", "#B0BEC5", "#B0BEC5", "#B0BEC5", "#B0BEC5", "#B0BEC5", "#B0BEC5"]]}], "label": "Topic 34", "method": "update"}, {"args": [{"marker.color": [["#B0BEC5", "#B0BEC5", "#B0BEC5", "#B0BEC5", "#B0BEC5", "#B0BEC5", "#B0BEC5", "#B0BEC5", "#B0BEC5", "#B0BEC5", "#B0BEC5", "#B0BEC5", "#B0BEC5", "#B0BEC5", "#B0BEC5", "#B0BEC5", "#B0BEC5", "#B0BEC5", "#B0BEC5", "#B0BEC5", "#B0BEC5", "#B0BEC5", "#B0BEC5", "#B0BEC5", "#B0BEC5", "#B0BEC5", "#B0BEC5", "#B0BEC5", "#B0BEC5", "#B0BEC5", "#B0BEC5", "#B0BEC5", "#B0BEC5", "#B0BEC5", "#B0BEC5", "red", "#B0BEC5", "#B0BEC5", "#B0BEC5", "#B0BEC5", "#B0BEC5", "#B0BEC5", "#B0BEC5", "#B0BEC5"]]}], "label": "Topic 35", "method": "update"}, {"args": [{"marker.color": [["#B0BEC5", "#B0BEC5", "#B0BEC5", "#B0BEC5", "#B0BEC5", "#B0BEC5", "#B0BEC5", "#B0BEC5", "#B0BEC5", "#B0BEC5", "#B0BEC5", "#B0BEC5", "#B0BEC5", "#B0BEC5", "#B0BEC5", "#B0BEC5", "#B0BEC5", "#B0BEC5", "#B0BEC5", "#B0BEC5", "#B0BEC5", "#B0BEC5", "#B0BEC5", "#B0BEC5", "#B0BEC5", "#B0BEC5", "#B0BEC5", "#B0BEC5", "#B0BEC5", "#B0BEC5", "#B0BEC5", "#B0BEC5", "#B0BEC5", "#B0BEC5", "#B0BEC5", "#B0BEC5", "red", "#B0BEC5", "#B0BEC5", "#B0BEC5", "#B0BEC5", "#B0BEC5", "#B0BEC5", "#B0BEC5"]]}], "label": "Topic 36", "method": "update"}, {"args": [{"marker.color": [["#B0BEC5", "#B0BEC5", "#B0BEC5", "#B0BEC5", "#B0BEC5", "#B0BEC5", "#B0BEC5", "#B0BEC5", "#B0BEC5", "#B0BEC5", "#B0BEC5", "#B0BEC5", "#B0BEC5", "#B0BEC5", "#B0BEC5", "#B0BEC5", "#B0BEC5", "#B0BEC5", "#B0BEC5", "#B0BEC5", "#B0BEC5", "#B0BEC5", "#B0BEC5", "#B0BEC5", "#B0BEC5", "#B0BEC5", "#B0BEC5", "#B0BEC5", "#B0BEC5", "#B0BEC5", "#B0BEC5", "#B0BEC5", "#B0BEC5", "#B0BEC5", "#B0BEC5", "#B0BEC5", "#B0BEC5", "red", "#B0BEC5", "#B0BEC5", "#B0BEC5", "#B0BEC5", "#B0BEC5", "#B0BEC5"]]}], "label": "Topic 37", "method": "update"}, {"args": [{"marker.color": [["#B0BEC5", "#B0BEC5", "#B0BEC5", "#B0BEC5", "#B0BEC5", "#B0BEC5", "#B0BEC5", "#B0BEC5", "#B0BEC5", "#B0BEC5", "#B0BEC5", "#B0BEC5", "#B0BEC5", "#B0BEC5", "#B0BEC5", "#B0BEC5", "#B0BEC5", "#B0BEC5", "#B0BEC5", "#B0BEC5", "#B0BEC5", "#B0BEC5", "#B0BEC5", "#B0BEC5", "#B0BEC5", "#B0BEC5", "#B0BEC5", "#B0BEC5", "#B0BEC5", "#B0BEC5", "#B0BEC5", "#B0BEC5", "#B0BEC5", "#B0BEC5", "#B0BEC5", "#B0BEC5", "#B0BEC5", "#B0BEC5", "red", "#B0BEC5", "#B0BEC5", "#B0BEC5", "#B0BEC5", "#B0BEC5"]]}], "label": "Topic 38", "method": "update"}, {"args": [{"marker.color": [["#B0BEC5", "#B0BEC5", "#B0BEC5", "#B0BEC5", "#B0BEC5", "#B0BEC5", "#B0BEC5", "#B0BEC5", "#B0BEC5", "#B0BEC5", "#B0BEC5", "#B0BEC5", "#B0BEC5", "#B0BEC5", "#B0BEC5", "#B0BEC5", "#B0BEC5", "#B0BEC5", "#B0BEC5", "#B0BEC5", "#B0BEC5", "#B0BEC5", "#B0BEC5", "#B0BEC5", "#B0BEC5", "#B0BEC5", "#B0BEC5", "#B0BEC5", "#B0BEC5", "#B0BEC5", "#B0BEC5", "#B0BEC5", "#B0BEC5", "#B0BEC5", "#B0BEC5", "#B0BEC5", "#B0BEC5", "#B0BEC5", "#B0BEC5", "red", "#B0BEC5", "#B0BEC5", "#B0BEC5", "#B0BEC5"]]}], "label": "Topic 39", "method": "update"}, {"args": [{"marker.color": [["#B0BEC5", "#B0BEC5", "#B0BEC5", "#B0BEC5", "#B0BEC5", "#B0BEC5", "#B0BEC5", "#B0BEC5", "#B0BEC5", "#B0BEC5", "#B0BEC5", "#B0BEC5", "#B0BEC5", "#B0BEC5", "#B0BEC5", "#B0BEC5", "#B0BEC5", "#B0BEC5", "#B0BEC5", "#B0BEC5", "#B0BEC5", "#B0BEC5", "#B0BEC5", "#B0BEC5", "#B0BEC5", "#B0BEC5", "#B0BEC5", "#B0BEC5", "#B0BEC5", "#B0BEC5", "#B0BEC5", "#B0BEC5", "#B0BEC5", "#B0BEC5", "#B0BEC5", "#B0BEC5", "#B0BEC5", "#B0BEC5", "#B0BEC5", "#B0BEC5", "red", "#B0BEC5", "#B0BEC5", "#B0BEC5"]]}], "label": "Topic 40", "method": "update"}, {"args": [{"marker.color": [["#B0BEC5", "#B0BEC5", "#B0BEC5", "#B0BEC5", "#B0BEC5", "#B0BEC5", "#B0BEC5", "#B0BEC5", "#B0BEC5", "#B0BEC5", "#B0BEC5", "#B0BEC5", "#B0BEC5", "#B0BEC5", "#B0BEC5", "#B0BEC5", "#B0BEC5", "#B0BEC5", "#B0BEC5", "#B0BEC5", "#B0BEC5", "#B0BEC5", "#B0BEC5", "#B0BEC5", "#B0BEC5", "#B0BEC5", "#B0BEC5", "#B0BEC5", "#B0BEC5", "#B0BEC5", "#B0BEC5", "#B0BEC5", "#B0BEC5", "#B0BEC5", "#B0BEC5", "#B0BEC5", "#B0BEC5", "#B0BEC5", "#B0BEC5", "#B0BEC5", "#B0BEC5", "red", "#B0BEC5", "#B0BEC5"]]}], "label": "Topic 41", "method": "update"}, {"args": [{"marker.color": [["#B0BEC5", "#B0BEC5", "#B0BEC5", "#B0BEC5", "#B0BEC5", "#B0BEC5", "#B0BEC5", "#B0BEC5", "#B0BEC5", "#B0BEC5", "#B0BEC5", "#B0BEC5", "#B0BEC5", "#B0BEC5", "#B0BEC5", "#B0BEC5", "#B0BEC5", "#B0BEC5", "#B0BEC5", "#B0BEC5", "#B0BEC5", "#B0BEC5", "#B0BEC5", "#B0BEC5", "#B0BEC5", "#B0BEC5", "#B0BEC5", "#B0BEC5", "#B0BEC5", "#B0BEC5", "#B0BEC5", "#B0BEC5", "#B0BEC5", "#B0BEC5", "#B0BEC5", "#B0BEC5", "#B0BEC5", "#B0BEC5", "#B0BEC5", "#B0BEC5", "#B0BEC5", "#B0BEC5", "red", "#B0BEC5"]]}], "label": "Topic 42", "method": "update"}, {"args": [{"marker.color": [["#B0BEC5", "#B0BEC5", "#B0BEC5", "#B0BEC5", "#B0BEC5", "#B0BEC5", "#B0BEC5", "#B0BEC5", "#B0BEC5", "#B0BEC5", "#B0BEC5", "#B0BEC5", "#B0BEC5", "#B0BEC5", "#B0BEC5", "#B0BEC5", "#B0BEC5", "#B0BEC5", "#B0BEC5", "#B0BEC5", "#B0BEC5", "#B0BEC5", "#B0BEC5", "#B0BEC5", "#B0BEC5", "#B0BEC5", "#B0BEC5", "#B0BEC5", "#B0BEC5", "#B0BEC5", "#B0BEC5", "#B0BEC5", "#B0BEC5", "#B0BEC5", "#B0BEC5", "#B0BEC5", "#B0BEC5", "#B0BEC5", "#B0BEC5", "#B0BEC5", "#B0BEC5", "#B0BEC5", "#B0BEC5", "red"]]}], "label": "Topic 43", "method": "update"}]}], "title": {"font": {"color": "Black", "size": 22}, "text": "<b>Intertopic Distance Map", "x": 0.5, "xanchor": "center", "y": 0.95, "yanchor": "top"}, "width": 650, "xaxis": {"anchor": "y", "domain": [0, 1], "range": [-23.37, 16.24], "title": {"text": ""}, "visible": false}, "yaxis": {"anchor": "x", "domain": [0, 1], "range": [-11.05, 12.88], "title": {"text": ""}, "visible": false}}}
